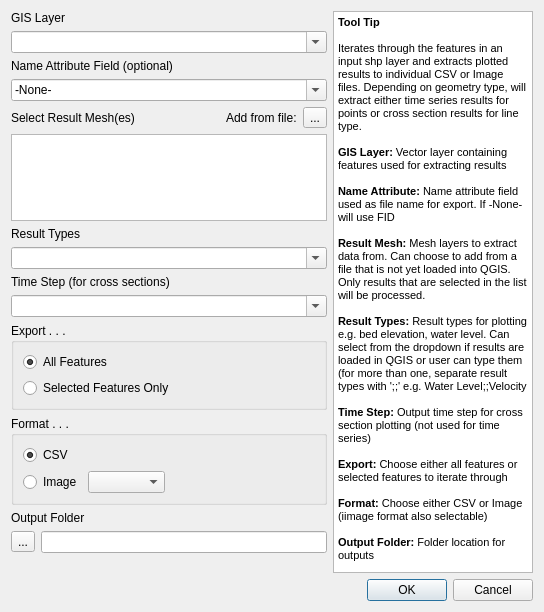
<?xml version="1.0" encoding="UTF-8"?>
<ui version="4.0">
 <class>BatchPlotExport</class>
 <widget class="QDialog" name="BatchPlotExport">
  <property name="geometry">
   <rect>
    <x>0</x>
    <y>0</y>
    <width>544</width>
    <height>612</height>
   </rect>
  </property>
  <property name="windowTitle">
   <string>Batch Plot and Export Features</string>
  </property>
  <layout class="QVBoxLayout" name="verticalLayout_2">
   <item>
    <layout class="QGridLayout" name="gridLayout" rowstretch="1,0,0,0,0,0,0,0,0,0,0,0,0,0,0,0,0,0">
     <item row="2" column="0" colspan="2">
      <widget class="QLabel" name="label_6">
       <property name="text">
        <string>Name Attribute Field (optional)</string>
       </property>
      </widget>
     </item>
     <item row="13" column="1" rowspan="2">
      <widget class="QLineEdit" name="outputFolder"/>
     </item>
     <item row="9" column="0" colspan="2">
      <widget class="QComboBox" name="cbTimesteps">
       <property name="editable">
        <bool>true</bool>
       </property>
      </widget>
     </item>
     <item row="10" column="0" colspan="2">
      <widget class="QGroupBox" name="groupBox">
       <property name="title">
        <string>Export . . .</string>
       </property>
       <layout class="QVBoxLayout" name="verticalLayout">
        <item>
         <widget class="QRadioButton" name="rbAllFeatures">
          <property name="text">
           <string>All Features</string>
          </property>
          <property name="checked">
           <bool>true</bool>
          </property>
         </widget>
        </item>
        <item>
         <widget class="QRadioButton" name="rbSelectedFeatures">
          <property name="text">
           <string>Selected Features Only</string>
          </property>
         </widget>
        </item>
       </layout>
      </widget>
     </item>
     <item row="16" column="0" colspan="3">
      <widget class="QDialogButtonBox" name="buttonBox">
       <property name="orientation">
        <enum>Qt::Horizontal</enum>
       </property>
       <property name="standardButtons">
        <set>QDialogButtonBox::Cancel|QDialogButtonBox::Ok</set>
       </property>
      </widget>
     </item>
     <item row="11" column="0" colspan="2">
      <widget class="QGroupBox" name="groupBox_2">
       <property name="title">
        <string>Format . . .</string>
       </property>
       <layout class="QGridLayout" name="gridLayout_2" columnstretch="1,10,0">
        <item row="0" column="0" colspan="2">
         <widget class="QRadioButton" name="rbCSV">
          <property name="text">
           <string>CSV</string>
          </property>
          <property name="checked">
           <bool>true</bool>
          </property>
         </widget>
        </item>
        <item row="1" column="0">
         <widget class="QRadioButton" name="rbImage">
          <property name="text">
           <string>Image</string>
          </property>
         </widget>
        </item>
        <item row="1" column="1">
         <widget class="QComboBox" name="cbImageFormat"/>
        </item>
        <item row="1" column="2">
         <spacer name="horizontalSpacer">
          <property name="orientation">
           <enum>Qt::Horizontal</enum>
          </property>
          <property name="sizeHint" stdset="0">
           <size>
            <width>150</width>
            <height>20</height>
           </size>
          </property>
         </spacer>
        </item>
       </layout>
      </widget>
     </item>
     <item row="3" column="0" colspan="2">
      <widget class="QComboBox" name="cbNameAttribute">
       <property name="editable">
        <bool>true</bool>
       </property>
       <item>
        <property name="text">
         <string>-None-</string>
        </property>
       </item>
      </widget>
     </item>
     <item row="12" column="0" colspan="2">
      <widget class="QLabel" name="label_3">
       <property name="text">
        <string>Output Folder</string>
       </property>
      </widget>
     </item>
     <item row="8" column="0" colspan="2">
      <widget class="QLabel" name="label_4">
       <property name="text">
        <string>Time Step (for cross sections)</string>
       </property>
      </widget>
     </item>
     <item row="15" column="0" colspan="2">
      <spacer name="verticalSpacer">
       <property name="orientation">
        <enum>Qt::Vertical</enum>
       </property>
       <property name="sizeType">
        <enum>QSizePolicy::MinimumExpanding</enum>
       </property>
       <property name="sizeHint" stdset="0">
        <size>
         <width>20</width>
         <height>20</height>
        </size>
       </property>
      </spacer>
     </item>
     <item row="1" column="0" colspan="2">
      <widget class="QComboBox" name="cbGISLayer">
       <property name="editable">
        <bool>true</bool>
       </property>
      </widget>
     </item>
     <item row="6" column="0" colspan="2">
      <widget class="QLabel" name="label_2">
       <property name="text">
        <string>Result Types</string>
       </property>
      </widget>
     </item>
     <item row="13" column="0" rowspan="2">
      <widget class="QToolButton" name="btnBrowse">
       <property name="toolTip">
        <string>Browse</string>
       </property>
       <property name="text">
        <string>...</string>
       </property>
      </widget>
     </item>
     <item row="0" column="2" rowspan="16">
      <widget class="QTextBrowser" name="textBrowser">
       <property name="minimumSize">
        <size>
         <width>200</width>
         <height>0</height>
        </size>
       </property>
       <property name="maximumSize">
        <size>
         <width>200</width>
         <height>16777215</height>
        </size>
       </property>
       <property name="html">
        <string>&lt;!DOCTYPE HTML PUBLIC &quot;-//W3C//DTD HTML 4.0//EN&quot; &quot;http://www.w3.org/TR/REC-html40/strict.dtd&quot;&gt;
&lt;html&gt;&lt;head&gt;&lt;meta name=&quot;qrichtext&quot; content=&quot;1&quot; /&gt;&lt;style type=&quot;text/css&quot;&gt;
p, li { white-space: pre-wrap; }
&lt;/style&gt;&lt;/head&gt;&lt;body style=&quot; font-family:'MS Shell Dlg 2'; font-size:8.25pt; font-weight:400; font-style:normal;&quot;&gt;
&lt;p style=&quot; margin-top:0px; margin-bottom:0px; margin-left:0px; margin-right:0px; -qt-block-indent:0; text-indent:0px;&quot;&gt;&lt;span style=&quot; font-weight:600;&quot;&gt;Tool Tip&lt;/span&gt;&lt;/p&gt;
&lt;p style=&quot;-qt-paragraph-type:empty; margin-top:0px; margin-bottom:0px; margin-left:0px; margin-right:0px; -qt-block-indent:0; text-indent:0px; font-weight:600;&quot;&gt;&lt;br /&gt;&lt;/p&gt;
&lt;p style=&quot; margin-top:0px; margin-bottom:0px; margin-left:0px; margin-right:0px; -qt-block-indent:0; text-indent:0px;&quot;&gt;Iterates through the features in an input shp layer and extracts plotted results to individual CSV or Image files. Depending on geometry type, will extract either time series results for points or cross section results for line type.&lt;/p&gt;
&lt;p style=&quot;-qt-paragraph-type:empty; margin-top:0px; margin-bottom:0px; margin-left:0px; margin-right:0px; -qt-block-indent:0; text-indent:0px;&quot;&gt;&lt;br /&gt;&lt;/p&gt;
&lt;p style=&quot; margin-top:0px; margin-bottom:0px; margin-left:0px; margin-right:0px; -qt-block-indent:0; text-indent:0px;&quot;&gt;&lt;span style=&quot; font-weight:600;&quot;&gt;GIS Layer: &lt;/span&gt;Vector layer containing features used for extracting results&lt;/p&gt;
&lt;p style=&quot;-qt-paragraph-type:empty; margin-top:0px; margin-bottom:0px; margin-left:0px; margin-right:0px; -qt-block-indent:0; text-indent:0px;&quot;&gt;&lt;br /&gt;&lt;/p&gt;
&lt;p style=&quot; margin-top:0px; margin-bottom:0px; margin-left:0px; margin-right:0px; -qt-block-indent:0; text-indent:0px;&quot;&gt;&lt;span style=&quot; font-weight:600;&quot;&gt;Name Attribute:&lt;/span&gt; Name attribute field used as file name for export. If -None- will use FID&lt;/p&gt;
&lt;p style=&quot;-qt-paragraph-type:empty; margin-top:0px; margin-bottom:0px; margin-left:0px; margin-right:0px; -qt-block-indent:0; text-indent:0px;&quot;&gt;&lt;br /&gt;&lt;/p&gt;
&lt;p style=&quot; margin-top:0px; margin-bottom:0px; margin-left:0px; margin-right:0px; -qt-block-indent:0; text-indent:0px;&quot;&gt;&lt;span style=&quot; font-weight:600;&quot;&gt;Result Mesh: &lt;/span&gt;Mesh layers to extract data from. Can choose to add from a file that is not yet loaded into QGIS. Only results that are selected in the list will be processed.&lt;/p&gt;
&lt;p style=&quot;-qt-paragraph-type:empty; margin-top:0px; margin-bottom:0px; margin-left:0px; margin-right:0px; -qt-block-indent:0; text-indent:0px;&quot;&gt;&lt;br /&gt;&lt;/p&gt;
&lt;p style=&quot; margin-top:0px; margin-bottom:0px; margin-left:0px; margin-right:0px; -qt-block-indent:0; text-indent:0px;&quot;&gt;&lt;span style=&quot; font-weight:600;&quot;&gt;Result Types: &lt;/span&gt;Result types for plotting e.g. bed elevation, water level. Can select from the dropdown if results are loaded in QGIS or user can type them (for more than one, separate result types with ';;' e.g. Water Level;;Velocity&lt;/p&gt;
&lt;p style=&quot;-qt-paragraph-type:empty; margin-top:0px; margin-bottom:0px; margin-left:0px; margin-right:0px; -qt-block-indent:0; text-indent:0px;&quot;&gt;&lt;br /&gt;&lt;/p&gt;
&lt;p style=&quot; margin-top:0px; margin-bottom:0px; margin-left:0px; margin-right:0px; -qt-block-indent:0; text-indent:0px;&quot;&gt;&lt;span style=&quot; font-weight:600;&quot;&gt;Time Step: &lt;/span&gt;Output time step for cross section plotting (not used for time series)&lt;/p&gt;
&lt;p style=&quot;-qt-paragraph-type:empty; margin-top:0px; margin-bottom:0px; margin-left:0px; margin-right:0px; -qt-block-indent:0; text-indent:0px;&quot;&gt;&lt;br /&gt;&lt;/p&gt;
&lt;p style=&quot; margin-top:0px; margin-bottom:0px; margin-left:0px; margin-right:0px; -qt-block-indent:0; text-indent:0px;&quot;&gt;&lt;span style=&quot; font-weight:600;&quot;&gt;Export: &lt;/span&gt;Choose either all features or selected features to iterate through&lt;/p&gt;
&lt;p style=&quot;-qt-paragraph-type:empty; margin-top:0px; margin-bottom:0px; margin-left:0px; margin-right:0px; -qt-block-indent:0; text-indent:0px;&quot;&gt;&lt;br /&gt;&lt;/p&gt;
&lt;p style=&quot; margin-top:0px; margin-bottom:0px; margin-left:0px; margin-right:0px; -qt-block-indent:0; text-indent:0px;&quot;&gt;&lt;span style=&quot; font-weight:600;&quot;&gt;Format: &lt;/span&gt;Choose either CSV or Image (iimage format also selectable)&lt;/p&gt;
&lt;p style=&quot;-qt-paragraph-type:empty; margin-top:0px; margin-bottom:0px; margin-left:0px; margin-right:0px; -qt-block-indent:0; text-indent:0px;&quot;&gt;&lt;br /&gt;&lt;/p&gt;
&lt;p style=&quot; margin-top:0px; margin-bottom:0px; margin-left:0px; margin-right:0px; -qt-block-indent:0; text-indent:0px;&quot;&gt;&lt;span style=&quot; font-weight:600;&quot;&gt;Output Folder:&lt;/span&gt; Folder location for outputs&lt;/p&gt;&lt;/body&gt;&lt;/html&gt;</string>
       </property>
      </widget>
     </item>
     <item row="5" column="0" colspan="2">
      <widget class="QListWidget" name="lwResultMesh">
       <property name="selectionMode">
        <enum>QAbstractItemView::ExtendedSelection</enum>
       </property>
      </widget>
     </item>
     <item row="0" column="0" colspan="2">
      <widget class="QLabel" name="label">
       <property name="text">
        <string>GIS Layer</string>
       </property>
      </widget>
     </item>
     <item row="7" column="0" colspan="2">
      <widget class="TableCheckableComboBox" name="mcbResultTypes">
       <property name="minimumSize">
        <size>
         <width>125</width>
         <height>0</height>
        </size>
       </property>
       <property name="editable">
        <bool>true</bool>
       </property>
      </widget>
     </item>
     <item row="17" column="0">
      <spacer name="verticalSpacer_2">
       <property name="orientation">
        <enum>Qt::Vertical</enum>
       </property>
       <property name="sizeHint" stdset="0">
        <size>
         <width>20</width>
         <height>40</height>
        </size>
       </property>
      </spacer>
     </item>
     <item row="4" column="0" colspan="2">
      <layout class="QHBoxLayout" name="horizontalLayout_2">
       <item>
        <widget class="QLabel" name="label_5">
         <property name="text">
          <string>Select Result Mesh(es)</string>
         </property>
        </widget>
       </item>
       <item>
        <spacer name="horizontalSpacer_2">
         <property name="orientation">
          <enum>Qt::Horizontal</enum>
         </property>
         <property name="sizeHint" stdset="0">
          <size>
           <width>40</width>
           <height>20</height>
          </size>
         </property>
        </spacer>
       </item>
       <item>
        <widget class="QLabel" name="label_7">
         <property name="text">
          <string>Add from file:</string>
         </property>
        </widget>
       </item>
       <item>
        <widget class="QToolButton" name="btnAddRes">
         <property name="text">
          <string>...</string>
         </property>
        </widget>
       </item>
      </layout>
     </item>
    </layout>
   </item>
  </layout>
 </widget>
 <customwidgets>
  <customwidget>
   <class>TableCheckableComboBox</class>
   <extends>QComboBox</extends>
   <header>coastalme.DataTable</header>
  </customwidget>
 </customwidgets>
 <resources/>
 <connections/>
</ui>
